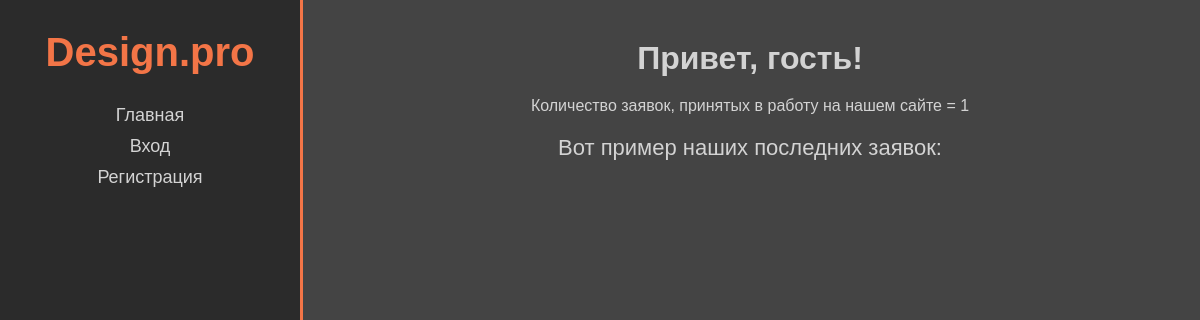
Before: / with the older database file.
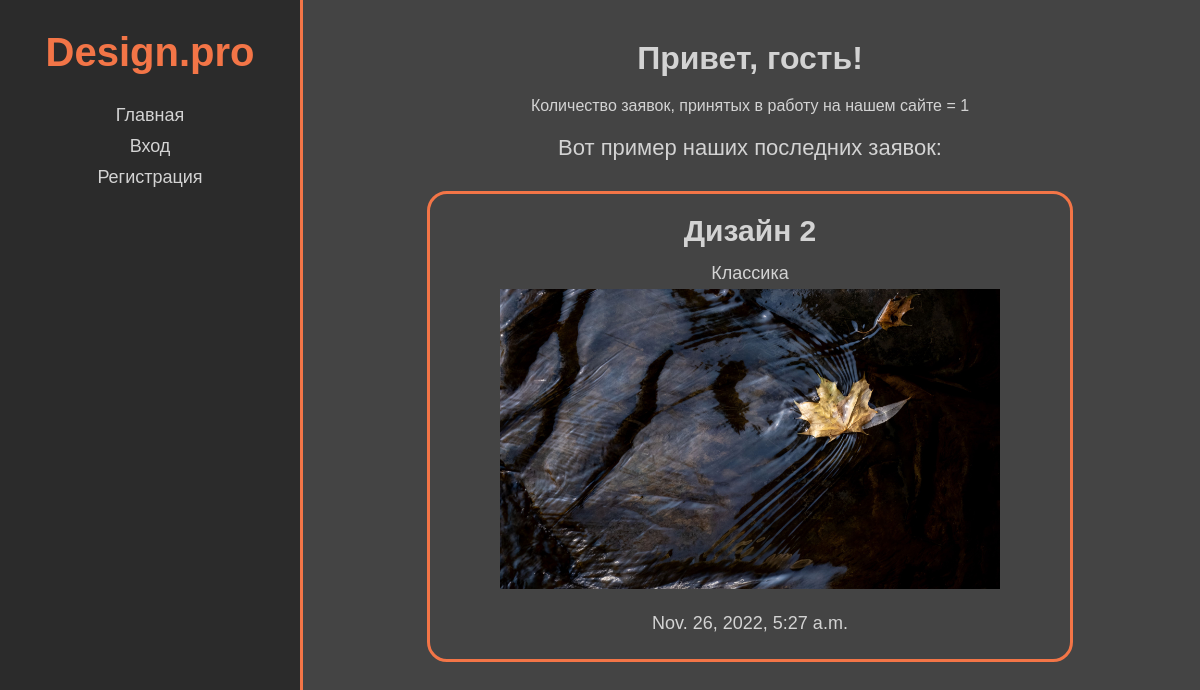
After: the same page with the newer database file.
### web/models.py (models this page shows, shortened)
class Application(models.Model):
    STATUS_CHOICES = [
        ('new', 'Новая'),
        ('in progress', 'Принято в работу'),
        ('done', 'Выполнено')
    ]
    title = models.CharField(max_length=254, verbose_name='Название', blank=False)
    description = models.TextField(max_length=500, verbose_name='Описание', blank=True)
    category = models.ForeignKey('Category', verbose_name='Категория', on_delete=models.CASCADE)
    photo = models.ImageField(upload_to=get_name_file,
                              help_text="Максимальный размер изображения 2MB",
                              blank=True,
                              null=True,
                              validators=[FileExtensionValidator(allowed_extensions=['jpg', 'jpeg', 'png', 'bmp']),
                                          limited_image],
                              verbose_name='Картинка')
    date = models.DateTimeField(verbose_name='Дата создания', auto_now_add=True)
    status = models.CharField(max_length=254, verbose_name='Статус',
                              choices=STATUS_CHOICES,
                              default='new')
    borrower = models.ForeignKey('User', on_delete=models.SET_NULL, null=True, blank=True)
    design = models.ImageField(upload_to=get_name_file,
                               help_text="Максимальный размер изображения 2MB",
                               blank=True,
                               null=True,
                               validators=[FileExtensionValidator(allowed_extensions=['jpg', 'jpeg', 'png', 'bmp']),
                                           limited_image],
                               verbose_name='Картинка')
    comment = models.TextField(max_length=500, verbose_name='Комментарий', blank=True)
    class Meta:
        ordering = ['-date']

class Category(models.Model):
    title = models.CharField(max_length=254, verbose_name='Название', blank=False)
    def __str__(self):
        return self.title

### web/views.py (the view)
# urls.py: path('', index, name='index'),
def index(request):
    num_applications_in_progress = Application.objects.all().filter(status='in progress').count()
    applications_done = Application.objects.filter(status='done')
    return render(request, 'index.html', context={'num_applications_in_progress': num_applications_in_progress,
                                                  'applications_done': applications_done})

### templates/index.html
{% extends 'base.html' %}
{% block content %}
  <div class="index_name">
    {% if user.is_authenticated %}
      <h1>Привет, {{ user.username }}!</h1>
    {% else %}
      <h1>Привет, гость!</h1>
    {% endif %}
  </div>
  <p class="app_inPr">Количество заявок, принятых в работу на нашем сайте = {{ num_applications_in_progress }}</p>
  <p class="app_done_prim">Вот пример наших последних заявок: </p>
    {% for application in applications_done %}
      {% if forloop.counter <= 4 %}
        <div class="app_done">
            <h4>{{ application.title }}</h4>
            <p>{{ application.category }}</p>
            <img width="500px" height="300px" src="{{ application.photo.url }}">
            <p>{{ application.date }}</p>
        </div>
      {% endif %}
    {% endfor %}
{% endblock %}

### templates/base.html (shortened to what this page needs)
<!doctype html>
<html lang="ru">
<head>
    {% load static %}
    <link rel="stylesheet" href="{% static 'web/style.css' %}">
</head>
<body>
<nav>
    <div>
        <ul class="nav_inner">
            <li><h2 class="logo">Design.pro</h2></li>
            <li><a href="{% url 'index' %}">Главная</a></li>
            {% if user.is_authenticated %}
                <li><a href="{% url 'profile' %}">Ваш профиль</a></li>
                {% if not user.is_superuser %}
                    <li><a href="{% url 'create_application' %}">Создать заявку</a></li>
                {% endif %}
                {% if user.is_superuser %}
                    <li><a href="{% url 'view_applications' %}">Управление заявками</a></li>
                {% else %}
                    <li><a href="{% url 'view_applications' %}">Мои заявки</a></li>
                {% endif %}
                {% if user.is_superuser %}
                    <li><a href="{% url 'view_categories' %}">Управление категориями</a>
                {% endif %}
                <li><a href="{% url 'logout' %}">Выход</a></li>
            {% else %}
                <li><a href="{% url 'login' %}">Вход</a></li>
                <li><a href="{% url 'register' %}">Регистрация</a></li>
            {% endif %}
        </ul>
    </div>
</nav>
<main>
    <div class="cont"><div class="cont_inner">{% block content %}{% endblock %}</div></div>
</main>
</body>
</html>

### static/web/style.css (style rules this page uses)
* { padding: 0; margin: 0; font-family: Verdana, sans-serif; color: lightgray; }
a { text-decoration: none; }
nav { background-color: rgb(43, 43, 43); width: 300px; height: 100vh; position: fixed; border-right: 3px solid rgb(243, 117, 71); }
body { background-color: rgb(68, 68, 68) }
main { margin-left: 300px; }
.cont { width: 90%; margin: 0 auto; padding: 20px 0; }
.cont_inner { width: 800px; text-align: left; margin: 0 auto; text-align: center; }
.nav_inner > li { margin: 10px; text-align: center; }
.nav_inner > li > a { font-size: 18px; }
.logo { margin: 30px 0; font-size: 40px; color: rgb(243, 117, 71); }
.index_name > h1 { margin: 20px 0 10px 0; }
.app_done { width: 600px; border: 3px solid rgb(243, 117, 71); padding: 20px; border-radius: 20px; margin: 30px auto; }
.app_done > h4 { font-size: 30px; margin-bottom: 15px; }
.app_done > p { font-size: 18px; margin-bottom: 5px; }
.app_done > p:last-of-type { margin-top: 20px; }
.app_inPr { margin: 20px 0; }
.app_done_prim { font-size: 22px; margin-bottom: 10px; }

Changed rows visible on the page:
added Application: title "Дизайн 2", category "Классика", photo (picture), date "Nov. 26, 2022, 5:27 a.m."
